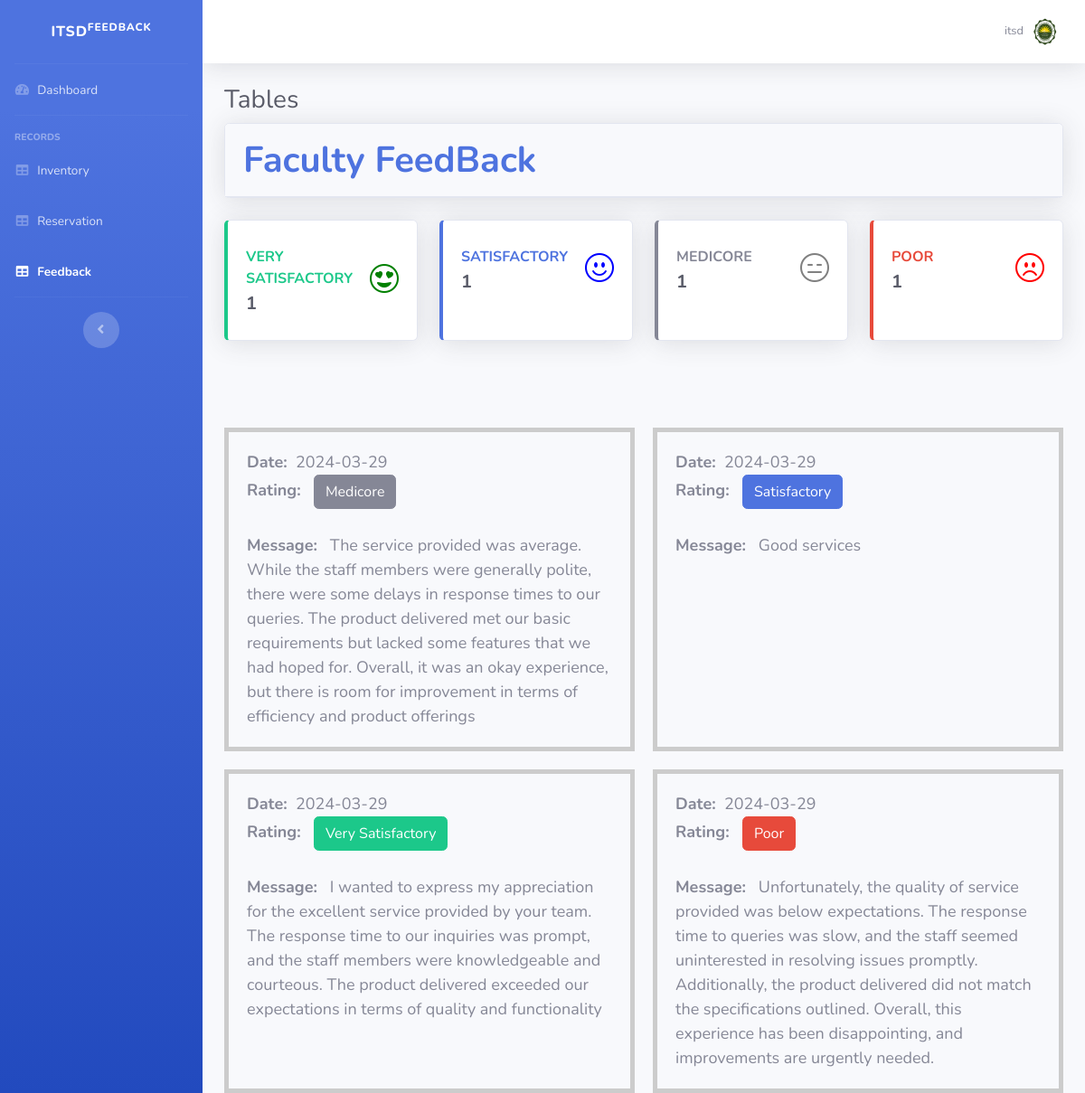
Page /feedback.php on the committed database.
### tables this page shows
CREATE TABLE `feedback` (
  `feedback_id` int(255) NOT NULL,
  `rating` varchar(255) NOT NULL,
  `message` text NOT NULL,
  `datetoday` date DEFAULT NULL
);

### feedback.php (the view, shortened to what this page needs)
<?php
  include "conn.php";
  $get_name = mysqli_query($conn, "SELECT * FROM admins");
  while($row = mysqli_fetch_object($get_name)){
      $name = $row -> name;
      $VerySatisfactory = mysqli_query($conn,  "SELECT * FROM `feedback` WHERE rating = 'Very Satisfactory'");
      $num_verysatisfactory = mysqli_num_rows($VerySatisfactory);
      $Satisfactory = mysqli_query($conn,  "SELECT * FROM `feedback` WHERE rating = 'Satisfactory'");
      $num_satisfactory = mysqli_num_rows($Satisfactory);
      $medicore = mysqli_query($conn,  "SELECT * FROM `feedback` WHERE rating = 'Medicore'");
      $num_medicore = mysqli_num_rows($medicore);
      $Poor = mysqli_query($conn,  "SELECT * FROM `feedback` WHERE rating = 'Poor'");
      $num_poor = mysqli_num_rows($Poor);
  }
?>
<!DOCTYPE html>
<html lang="en">
<head>
  <link href="assets/vendor/bootstrap/css/bootstrap.min.css" rel="stylesheet">
  <link href="assets/vendor/bootstrap-icons/bootstrap-icons.css" rel="stylesheet">
    <link href="vendor/fontawesome-free/css/all.min.css" rel="stylesheet" type="text/css">
    <link href="css/sb-admin-2.min.css" rel="stylesheet">
    <link href="vendor/datatables/dataTables.bootstrap4.min.css" rel="stylesheet">
</head>
<body id="page-top">
    <div id="wrapper">
        <ul class="navbar-nav bg-gradient-primary sidebar sidebar-dark accordion" id="accordionSidebar">
            <a class="sidebar-brand d-flex align-items-center justify-content-center" href="tables.php">
                <div class="sidebar-brand-text mx-3">ITSD<sup>FeedBack</sup></div>
            </a>
            <hr class="sidebar-divider my-0">
            <li class="nav-item">
                <a class="nav-link" href="dashboard.php">
                    <i class="fas fa-fw fa-tachometer-alt"></i>
                    <span>Dashboard</span></a>
            </li>
            <hr class="sidebar-divider">
            <div class="sidebar-heading">
                Records
            </div>
            <li class="nav-item">
                <a class="nav-link" href="tables.php">
                    <i class="fas fa-fw fa-table"></i>
                    <span>Inventory</span></a>
            </li>
             <li class="nav-item">
                <a class="nav-link" href="reservation.php">
                    <i class="fas fa-fw fa-table"></i>
                    <span>Reservation</span></a>
            </li>
             <li class="nav-item active">
                <a class="nav-link" href="feedback.php">
                    <i class="fas fa-fw fa-table"></i>
                    <span>Feedback</span></a>
            </li>
            <hr class="sidebar-divider d-none d-md-block">
            <div class="text-center d-none d-md-inline">
                <button class="rounded-circle border-0" id="sidebarToggle"></button>
            </div>
        </ul>
        <div id="content-wrapper" class="d-flex flex-column">
            <div id="content">
                <nav class="navbar navbar-expand navbar-light bg-white topbar mb-4 static-top shadow">
                    <ul class="navbar-nav ml-auto">
                        <li class="nav-item dropdown no-arrow">
                            <a class="nav-link dropdown-toggle" href="#" id="userDropdown" role="button"
                                data-toggle="dropdown" aria-haspopup="true" aria-expanded="false">
                                <span class="mr-2 d-none d-lg-inline text-gray-600 small">
                                <?php
                                    echo $name;
                                 ?>
                                </span>
                                <img class="img-profile rounded-circle"
                                    src="img/ui3.jpg">
                            </a>
                        </li>
                    </ul>
                </nav>
                <div class="container-fluid">
                    <h1 class="h3 mb-2 text-gray-800">Tables</h1>
                     <div class="card shadow mb-4">
                     <div class="card-header py-3">
    <h1 class="m-0 font-weight-bold text-primary">Faculty FeedBack</h1>
</div>
            </div>
            <div class="row">
        <div class="col-md-3 mb-5">
            <a href="#" class="card-link">
                <div class="card border-left-success shadow h-100 py-2">
                    <div class="card-body">
                        <div class="row no-gutters align-items-center">
                            <div class="col mr-2">
                                <div class="text-s font-weight-bold text-success text-uppercase mb-1">
                                Very Satisfactory
                                </div>
                                <div class="h5 mb-0 font-weight-bold text-gray-800">
                                  <?php echo $num_verysatisfactory ?>
                                </div>
                            </div>
                            <div class="col-auto">
                            <i class="bi bi-emoji-heart-eyes fa-2x" style="color: green;"></i>
                            </div>
                        </div>
                    </div>
                </div>
            </a>
        </div>
        <div class="col-md-3 mb-5">
            <a href="#" class="card-link">
                <div class="card border-left-primary shadow h-100 py-2">
                    <div class="card-body">
                        <div class="row no-gutters align-items-center">
                            <div class="col mr-2">
                                <div class="text-s font-weight-bold text-primary text-uppercase mb-1">
                                Satisfactory
                                </div>
                                <div class="h5 mb-0 font-weight-bold text-gray-800">
                                  <?php echo $num_satisfactory ?>
                                </div>
                            </div>
                            <div class="col-auto">
                                <i class="bi bi-emoji-smile fa-2x" style="color: blue;"></i>
                            </div>
                        </div>
                    </div>
                </div>
            </a>
        </div>
        <div class="col-md-3 mb-5">
            <a href="#" class="card-link">
                <div class="card border-left-secondary shadow h-100 py-2">
                    <div class="card-body">
                        <div class="row no-gutters align-items-center">
                            <div class="col mr-2">
                                <div class="text-s font-weight-bold text-secondary text-uppercase mb-1">
                                    Medicore
                                </div>
                                <div class="h5 mb-0 font-weight-bold text-gray-800">
                                  <?php echo $num_medicore ?>
                                </div>
                            </div>
                            <div class="col-auto">
                                <i class="bi bi-emoji-expressionless fa-2x" style="color: gray"></i>
                            </div>
                        </div>
                    </div>
                </div>
            </a>
        </div>
        <div class="col-md-3 mb-5">
            <a href="#" class="card-link">
                <div class="card border-left-danger shadow h-100 py-2">
                    <div class="card-body">
                        <div class="row no-gutters align-items-center">
                            <div class="col mr-2">
                                <div class="text-s font-weight-bold text-danger text-uppercase mb-1">
                                  Poor
                                </div>
                                <div class="h5 mb-0 font-weight-bold text-gray-800">
                                  <?php echo $num_poor ?>
                                </div>
                            </div>
                            <div class="col-auto">
                                <i class="bi bi-emoji-frown fa-2x" style="color: red"></i>
                            </div>
                        </div>
                    </div>
                </div>
            </a>
        </div>
            <div class="grid-container mt-5">
        <?php
$getdata = mysqli_query($conn, "SELECT * FROM feedback ORDER BY feedback_id DESC");
while ($row = mysqli_fetch_array($getdata)) {
    $backgroundcolor="";
    if($row['rating'] == "Very Satisfactory"){
        $backgroundcolor = "success";
    }
    elseif ($row['rating'] == "Satisfactory"){
        $backgroundcolor = "primary";
    }
    elseif ($row['rating'] == "Medicore"){
        $backgroundcolor = "secondary";
    }
    elseif ($row['rating'] == "Poor"){
        $backgroundcolor = "danger";
    }
?>
    <div class="grid-item">
        <div><strong>Date:</strong> &nbsp;<?php echo $row['datetoday']; ?></div>
        <div><strong>Rating: </strong> &nbsp; <?php echo "<button class='btn btn-$backgroundcolor'> ".$row['rating']."</button>"; ?></div><br>
        <div><strong>Message:</strong> &nbsp; <?php echo $row['message']; ?></div>
    </div>
<?php
}
?>
</body>
</html>

### feedback.php (style rules this page uses)
.grid-container { display: grid; grid-template-columns: repeat(auto-fill, minmax(400px, 1fr)); grid-gap: 20px; }
.grid-item { border: 5px solid #ccc; padding: 20px; font-size: 18px; overflow-wrap: break-word; word-wrap: break-word; }
.grid-item strong { font-size: 18px; }

### rows in the picture
feedback: datetoday "2024-03-29", rating "Medicore", message "The service provided was average. While the staff members were generally polite, there were some delays in response times to our queries. The product delivered met our basic requirements but lacked some features that we had hoped for. Overall, it was an okay experience, but there is room for improvement in terms of efficiency and product offerings"
feedback: datetoday "2024-03-29", rating "Satisfactory", message "Good services"
feedback: datetoday "2024-03-29", rating "Very Satisfactory", message "I wanted to express my appreciation for the excellent service provided by your team. The response time to our inquiries was prompt, and the staff members were knowledgeable and courteous. The product delivered exceeded our expectations in terms of quality and functionality"
feedback: datetoday "2024-03-29", rating "Poor", message "Unfortunately, the quality of service provided was below expectations. The response time to queries was slow, and the staff seemed uninterested in resolving issues promptly. Additionally, the product delivered did not match the specifications outlined. Overall, this experience has been disappointing, and improvements are urgently needed."

### other values in the picture
$name "itsd"
$num_verysatisfactory "1"
$num_satisfactory "1"
$num_medicore "1"
$num_poor "1"
